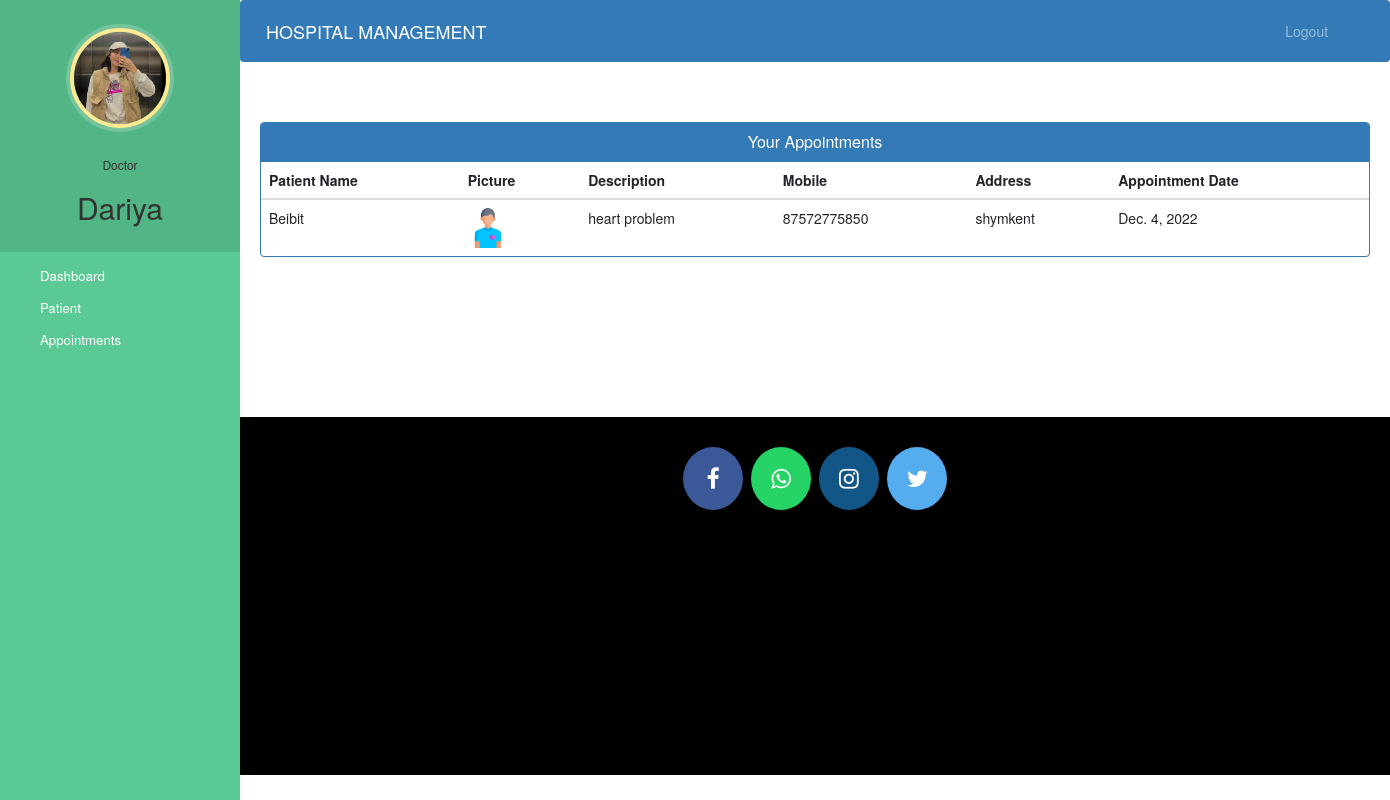
The app's page /doctor-view-appointment (signed in) with its own data.
### hospital/models.py (models this page shows, shortened)
class Doctor(models.Model):
    user=models.OneToOneField(User,on_delete=models.CASCADE)
    profile_pic= models.ImageField(upload_to='profile_pic/DoctorProfilePic/',null=True,blank=True)
    address = models.CharField(max_length=40)
    mobile = models.CharField(max_length=20,null=True)
    department= models.CharField(max_length=50,choices=departments,default='Cardiologist')
    status=models.BooleanField(default=False)

class Appointment(models.Model):
    patientId=models.PositiveIntegerField(null=True)
    doctorId=models.PositiveIntegerField(null=True)
    patientName=models.CharField(max_length=40,null=True)
    doctorName=models.CharField(max_length=40,null=True)
    appointmentDate=models.DateField(auto_now=True)
    description=models.TextField(max_length=500)
    status=models.BooleanField(default=False)

class Patient(models.Model):
    user=models.OneToOneField(User,on_delete=models.CASCADE)
    profile_pic= models.ImageField(upload_to='profile_pic/PatientProfilePic/',null=True,blank=True)
    address = models.CharField(max_length=40)
    mobile = models.CharField(max_length=20,null=False)
    symptoms = models.CharField(max_length=100,null=False)
    assignedDoctorId = models.PositiveIntegerField(null=True)
    admitDate=models.DateField(auto_now=True)
    status=models.BooleanField(default=False)

### hospital/views.py (the view)
# urls.py: path('doctor-view-appointment', views.doctor_view_appointment_view,name='doctor-view-appointment'),
@login_required(login_url='doctorlogin')
@user_passes_test(is_doctor)
def doctor_view_appointment_view(request):
    doctor=models.Doctor.objects.get(user_id=request.user.id) #for profile picture of doctor in sidebar
    appointments=models.Appointment.objects.all().filter(status=True,doctorId=request.user.id)
    patientid=[]
    for a in appointments:
        patientid.append(a.patientId)
    patients=models.Patient.objects.all().filter(status=True,user_id__in=patientid)
    appointments=zip(appointments,patients)
    return render(request,'hospital/doctor_view_appointment.html',{'appointments':appointments,'doctor':doctor})

### hospital/views.py (called while the page is built)
def is_doctor(user):
    return user.groups.filter(name='DOCTOR').exists()

### templates/hospital/doctor_view_appointment.html (shortened to what this page needs)
{% extends 'hospital/doctor_base.html' %}
{% block content %}
{%load static%}
<head>
  <link href="//netdna.bootstrapcdn.com/bootstrap/3.0.0/css/bootstrap.min.css" rel="stylesheet" id="bootstrap-css">
</head>
<div class="container">
  <div class="panel panel-primary">
    <div class="panel-heading">
      <h6 class="panel-title">Your Appointments</h6>
    </div>
    <table class="table table-hover" id="dev-table">
      <thead>
        <tr>
          <th>Patient Name</th>
          <th>Picture</th>
          <th>Description</th>
          <th>Mobile</th>
          <th>Address</th>
          <th>Appointment Date</th>
        </tr>
      </thead>
      {% for a,p in appointments %}
      <tr>
        <td>{{a.patientName}}</td>
        <td> <img src="{% static p.profile_pic.url %}" alt="Profile Pic" height="40px" width="40px" /></td>
        <td>{{a.description}}</td>
        <td>{{p.mobile}}</td>
        <td>{{p.address}}</td>
        <td>{{a.appointmentDate}}</td>
      </tr>
      {% endfor %}
    </table>
  </div>
</div>
{% endblock content %}

### templates/hospital/doctor_base.html (shortened to what this page needs)
<!DOCTYPE html>
{% load static %}
<html lang="en">
<head>
  <link rel="stylesheet" href="https://stackpath.bootstrapcdn.com/bootstrap/4.3.1/css/bootstrap.min.css">
  <link rel="stylesheet" href="https://maxcdn.bootstrapcdn.com/font-awesome/4.7.0/css/font-awesome.min.css">
</head>
<body>
  <nav class="menu" tabindex="0">
    <header class="avatar">
      <img src="{% static doctor.profile_pic.url %}" alt="Profile Pic" />
      <br><br>
      <h6>Doctor</h6>
      <h2>{{request.user.first_name}}</h2>
    </header>
    <ul>
      <li tabindex="0" class="icon-dashboard"> <a style="color:white; text-decoration:none;" href="/doctor-dashboard"><span>Dashboard</span></a> </li>
      <li tabindex="0" class="icon-users"> <a style="color:white; text-decoration:none;" href="/doctor-patient"><span>Patient</span></a></li>
      <li tabindex="0" class="icon-calendar"> <a style="color:white; text-decoration:none;" href="/doctor-appointment"><span>Appointments</span></a></li>
    </ul>
  </nav>
  <main>
    <div class="bs-example">
      <nav class="navbar navbar-expand-md  navbar-dark fixed-top" style="background:#337AB7;">
        <a href="/doctor-dashboard" class="navbar-brand">HOSPITAL MANAGEMENT</a>
        <div class="collapse navbar-collapse justify-content-between" id="navbarCollapse">
          <div class="navbar-nav" style=" margin-left: 90%;">
            <a href="/logout" class="nav-item nav-link">Logout</a>
          </div>
        </div>
      </nav>
    </div>
    <br><br>
    {% block content %}
    {% endblock content %}
    <br><br><br><br><br><br><br>
    <footer>
      <p>
        <a id="ftr" href="https://facebook.com/sumit.luv/" class="fa fa-facebook"></a>
        <a id="ftr" href="https://api.whatsapp.com/send?phone=919572181024&text=Hello%20Sumit.%0d%0aHow%20are%20you%20%3f%0d%0aI%20came%20from%20your%20website.&source=&data=#" class="fa fa-whatsapp"></a>
        <a id="ftr" href="https://instagram.com/sumit.luv" class="fa fa-instagram"></a>
        <a id="ftr" href="https://twitter.com/sumitkumar1503" class="fa fa-twitter"></a>
      </p>
      <br>
      <div class="container">
        <div class="row">
          <div class="col-md-12 col-sm-12">
            <div style="color:#ffffff;" class="wow fadeInUp footer-copyright">
              <p><br>
           </p>
            </div>
          </div>
        </div>
      </div>
    </footer>
  </main>
</body>
</html>

### templates/hospital/doctor_base.html (style rules this page uses)
a:link { text-decoration: none; }
a { color: white; }
footer { padding: 0px 0px 0px 0px; background-color: black; margin: 0px; }
#ftr { padding: 20px; }
.fa { font-size: 23px; width: 60px; text-align: center; text-decoration: none; margin: 5px 2px; border-radius: 50%; }
.fa-facebook { background: #3B5998; color: white; margin-top: 30px; }
.fa-whatsapp { background: #25d366; color: white; }
.fa-twitter { background: #55ACEE; color: white; }
.fa-instagram { background: #125688; color: white; }
p { text-align: center; }
body { padding-left: 240px; }
main { position: relative; height: 100vh; }
.menu { background: #5bc995; height: 100vh; width: 240px; position: fixed; top: 0px; left: 0; z-index: 5; outline: none; }
.menu .avatar { background: rgba(0, 0, 0, 0.1); padding: 2em 0.5em; text-align: center; }
.menu .avatar img { width: 100px; border-radius: 50%; overflow: hidden; border: 4px solid #ffea92; box-shadow: 0 0 0 4px rgba(255, 255, 255, 0.2); }
.menu .avatar h2 { font-weight: normal; margin-bottom: 0; }
.menu ul { list-style: none; padding: 0.5em 0; margin: 0; }
.menu ul li { padding: 0.5em 1em 0.5em 3em; font-size: 0.95em; font-weight: regular; background-repeat: no-repeat; background-position: left 15px center; background-size: auto 20px; transition: all 0.15s linear; cursor: pointer; }
.menu ul li.icon-dashboard { background-image: url("http://www.entypo.com/images//gauge.svg"); }
.menu ul li.icon-users { background-image: url("http://www.entypo.com/images//users.svg"); }
.menu ul li.icon-calendar { background-image: url("http://www.entypo.com/images//calendar.svg"); }

### templates/hospital/doctor_view_appointment.html (style rules this page uses)
a:link { text-decoration: none; }
h6 { text-align: center; }
.row { margin: 100px; }

### records on screen
Doctor: profile_pic (picture)
Appointment: patientName "Beibit", profile_pic (picture), description "heart problem", mobile "87572775850", address "shymkent", appointmentDate "Dec. 4, 2022"

### other values on screen
{{ request.user.first_name }} "Dariya"
